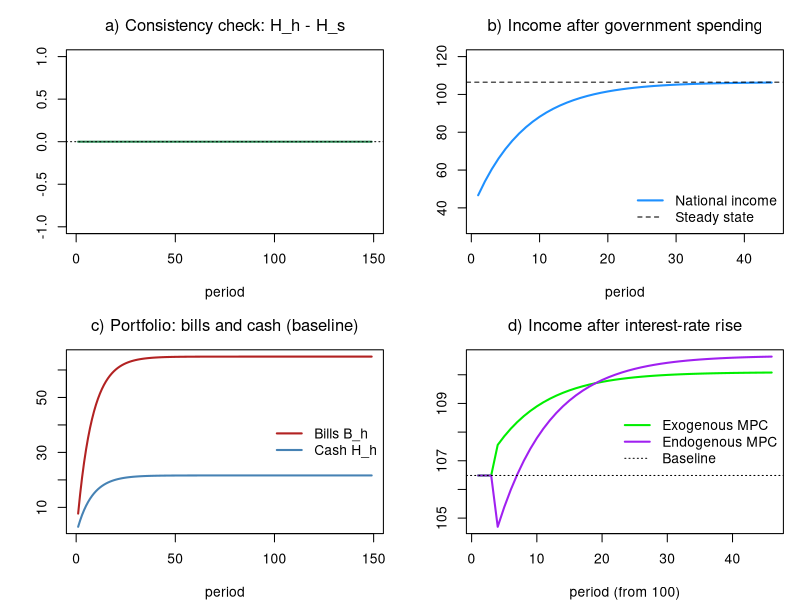

Source code (R):
# *************************************************************************
#  Model PC (aggregate) 
#  Source: Godley & Lavoie, Monetary Economics, chapter 4
#  Author: Marco Veronese Passarella
#  Last change: 04/07/2026
# *************************************************************************

# Clear environment
rm(list = ls(all = TRUE))

# Set model parameters ####
nPeriods    <- 150         # Periods
nScenarios  <- 3           # 1 baseline, 2 rate rise, 3 rate rise + endogenous MPC
alpha1base  <- 0.6         # Propensity to consume out of income (baseline)
alpha11     <- 0.65        # Endogenous-MPC: autonomous part          (scenario 3)
alpha12     <- 2           # Endogenous-MPC: sensitivity to interest  (scenario 3)
alpha2      <- 0.4         # Propensity to consume out of wealth
lambda0     <- 0.635       # Portfolio: baseline share of bills
lambda1     <- 5           # Portfolio: sensitivity of bill share to interest rate
lambda2     <- 0.01        # Portfolio: sensitivity of bill share to income/wealth
theta       <- 0.2         # Tax rate (on labour AND interest income)
Gexog       <- 20          # Government spending (once switched on)
rbase       <- 0.025       # Baseline policy interest rate
rshock      <- 0.035       # Shocked policy rate
shockStart  <- 102         # Period at which the rate rises (scenarios 2 and 3)

# Create the variables as matrices, all starting at zero ####
Y   <- matrix(0, nScenarios, nPeriods)  # Output / income
C   <- matrix(0, nScenarios, nPeriods)  # Consumption
YD  <- matrix(0, nScenarios, nPeriods)  # Disposable income
TAX <- matrix(0, nScenarios, nPeriods)  # Taxes
V   <- matrix(0, nScenarios, nPeriods)  # Household wealth
B_h <- matrix(0, nScenarios, nPeriods)  # Bills held by households
H_h <- matrix(0, nScenarios, nPeriods)  # Cash held by households
B_s <- matrix(0, nScenarios, nPeriods)  # Bills supplied by government
B_cb<- matrix(0, nScenarios, nPeriods)  # Bills held by central bank
H_s <- matrix(0, nScenarios, nPeriods)  # Cash supplied by central bank

# Exogenous variables ####
G <- matrix(0,     nScenarios, nPeriods)   # Government spending
r <- matrix(rbase, nScenarios, nPeriods)   # Policy interest rate

# Shocks ####
G[, 2:nPeriods] <- Gexog                             # Spending switched on in period 2
r[2:nScenarios, shockStart:nPeriods] <- rshock       # Rate rise in scenarios 2 and 3

# Loop over scenarios ####
for (j in 1:nScenarios) {
  
  # Time loop 
  for (i in 2:nPeriods) {
    
    # Solve the SIMULTANEOUS equations by iteration
    for (iter in 1:100) {
      
      Y[j, i]   = C[j, i] + G[j, i]                                            # Output = demand (4.1)
      YD[j, i]  = Y[j, i] - TAX[j, i] + r[j, i - 1] * B_h[j, i - 1]            # Disposable income (4.2)
      TAX[j, i] = theta * (Y[j, i] + r[j, i - 1] * B_h[j, i - 1])              # Taxes on total income (4.3)
      V[j, i]   = V[j, i - 1] + (YD[j, i] - C[j, i])                           # Wealth accumulation (4.4)
      alpha1 = if (j == 3) alpha11 - alpha12 * r[j, i - 1] else alpha1base     # MPC
      C[j, i]   = alpha1 * YD[j, i] + alpha2 * V[j, i]                         # Consumption (4.5)
      B_h[j, i] = V[j, i] * (lambda0 + lambda1 * r[j, i]) - lambda2 * YD[j, i] # Bill demand (4.7)
      B_s[j, i] = B_s[j, i - 1] + (G[j, i] + r[j, i - 1] * B_s[j, i - 1]) -
        (TAX[j, i] + r[j, i - 1] * B_cb[j, i - 1])                             # Bill supply (4.8)
      B_cb[j, i]= B_s[j, i] - B_h[j, i]                                        # Central bank residual (4.10)
      H_s[j, i] = H_s[j, i - 1] + (B_cb[j, i] - B_cb[j, i - 1])                # Cash supply (4.9)
      H_h[j, i] = V[j, i] - B_h[j, i]                                          # Household cash (4.6)
    }
  }
}
# Display the results ####
Ystar  <- (Gexog + rbase * 64.86478 * (1 - theta)) / theta                     # Analytic steady-state GDP (baseline)
sfcGap <- max(abs(H_h[1, 2:nPeriods] - H_s[1, 2:nPeriods]))
cat(" ******************************")
cat("\n Max |H_h - H_s| =", sfcGap)
cat("\n ******************************")
cat("\n Baseline steady-state values: \n Y =", round(Y[1, nPeriods], 2),
    "\n V =", round(V[1, nPeriods], 2),
    "\n B_h =", round(B_h[1, nPeriods], 2),
    "\n H_h =", round(H_h[1, nPeriods], 2))
cat("\n ******************************")

# Plot the results ####
op = par(mfrow = c(2, 2), mar = c(4, 4, 3, 1))

# a) Consistency check (baseline): H_h - H_s should hug zero
plot(H_h[1, 2:nPeriods] - H_s[1, 2:nPeriods], type = "l", col = "seagreen", lwd = 2,
     font.main = 1, main = "a) Consistency check: H_h - H_s", xlab = "period", ylab = "",
     ylim = range(-1, 1)); abline(h = 0, lty = 3)

# b) Income building up after government spending starts (baseline)
plot(Y[1, 2:45], type = "l", col = "dodgerblue", lwd = 2, font.main = 1,
     main = "b) Income after government spending", xlab = "period", ylab = "",
     ylim = range(30, 120)); abline(h = Ystar, lty = 2)
legend("bottomright", c("National income", "Steady state"),
       col = c("dodgerblue", "black"), lwd = c(2, 1), lty = c(1, 2), bty = "n")

# c) Portfolio over time (baseline): bills vs cash
yr = range(H_h[1, 2:nPeriods], B_h[1, 2:nPeriods])
plot(B_h[1, 2:nPeriods], type = "l", col = "firebrick", lwd = 2, font.main = 1,
     main = "c) Portfolio: bills and cash (baseline)", xlab = "period", ylab = "", ylim = yr)
lines(H_h[1, 2:nPeriods], col = "steelblue", lwd = 2)
legend("right", c("Bills B_h", "Cash H_h"), col = c("firebrick", "steelblue"),
       lwd = 2, bty = "n")

# d) Income after the interest-rate rise (exogenous vs endogenous MPC)
yr = range(Y[2, 100:145], Y[3, 100:145])
plot(Y[2, 100:145], type = "l", col = "green2", lwd = 2, font.main = 1,
     main = "d) Income after interest-rate rise", xlab = "period (from 100)", ylab = "",
     ylim = yr)
lines(Y[3, 100:145], col = "purple", lwd = 2)
abline(h = Y[1, 100], lty = 3)
legend("right", c("Exogenous MPC", "Endogenous MPC", "Baseline"),
       col = c("green2", "purple", "black"), lwd = c(2, 2, 1), lty = c(1, 1, 3), bty = "n")

par(op)

#dev.copy(png, "Fig1_BASIC_PC.png", width = 3000, height = 2400, res = 300); dev.off()
